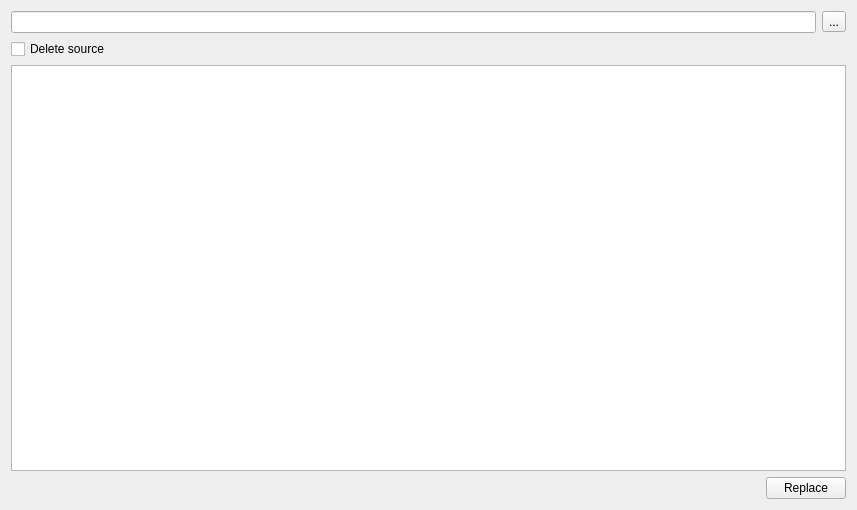
<?xml version="1.0" encoding="UTF-8"?>
<ui version="4.0">
 <class>ReplaceByExtensionDialog</class>
 <widget class="QDialog" name="ReplaceByExtensionDialog">
  <property name="geometry">
   <rect>
    <x>0</x>
    <y>0</y>
    <width>857</width>
    <height>510</height>
   </rect>
  </property>
  <property name="sizePolicy">
   <sizepolicy hsizetype="Expanding" vsizetype="Expanding">
    <horstretch>0</horstretch>
    <verstretch>0</verstretch>
   </sizepolicy>
  </property>
  <property name="maximumSize">
   <size>
    <width>1000</width>
    <height>510</height>
   </size>
  </property>
  <property name="windowTitle">
   <string>Dialog</string>
  </property>
  <property name="sizeGripEnabled">
   <bool>false</bool>
  </property>
  <layout class="QVBoxLayout" name="verticalLayout">
   <item>
    <layout class="QHBoxLayout" name="horizontalLayout_2">
     <item>
      <widget class="QLineEdit" name="destinationFolderLineEdit"/>
     </item>
     <item>
      <widget class="QToolButton" name="destinationFolderToolButton">
       <property name="text">
        <string>...</string>
       </property>
      </widget>
     </item>
    </layout>
   </item>
   <item>
    <widget class="QCheckBox" name="deleteSourceCheckBox">
     <property name="sizePolicy">
      <sizepolicy hsizetype="Preferred" vsizetype="Fixed">
       <horstretch>0</horstretch>
       <verstretch>0</verstretch>
      </sizepolicy>
     </property>
     <property name="text">
      <string>Delete source</string>
     </property>
    </widget>
   </item>
   <item>
    <widget class="QTreeView" name="previewTreeView"/>
   </item>
   <item>
    <layout class="QHBoxLayout" name="horizontalLayout">
     <item>
      <spacer name="horizontalSpacer">
       <property name="orientation">
        <enum>Qt::Horizontal</enum>
       </property>
       <property name="sizeHint" stdset="0">
        <size>
         <width>40</width>
         <height>20</height>
        </size>
       </property>
      </spacer>
     </item>
     <item>
      <widget class="QPushButton" name="replacePushButton">
       <property name="focusPolicy">
        <enum>Qt::NoFocus</enum>
       </property>
       <property name="text">
        <string>Replace</string>
       </property>
      </widget>
     </item>
    </layout>
   </item>
  </layout>
 </widget>
 <resources/>
 <connections/>
</ui>
